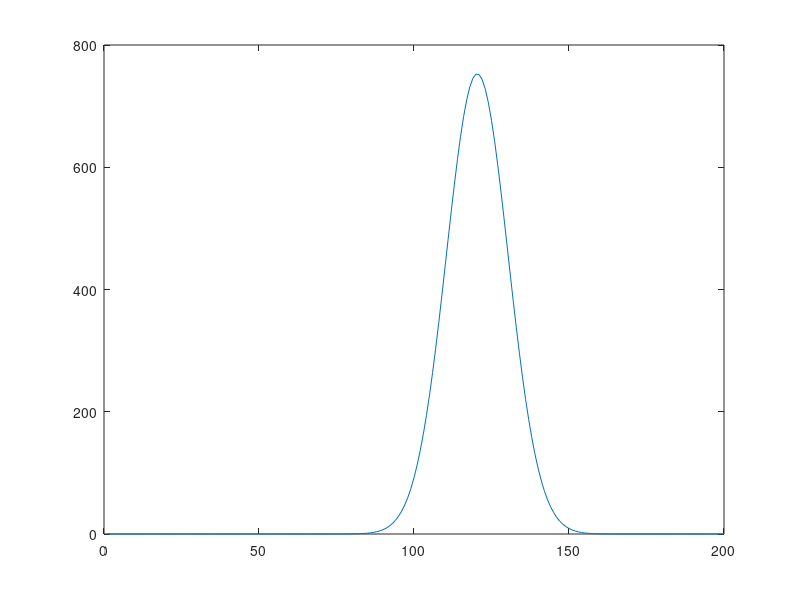
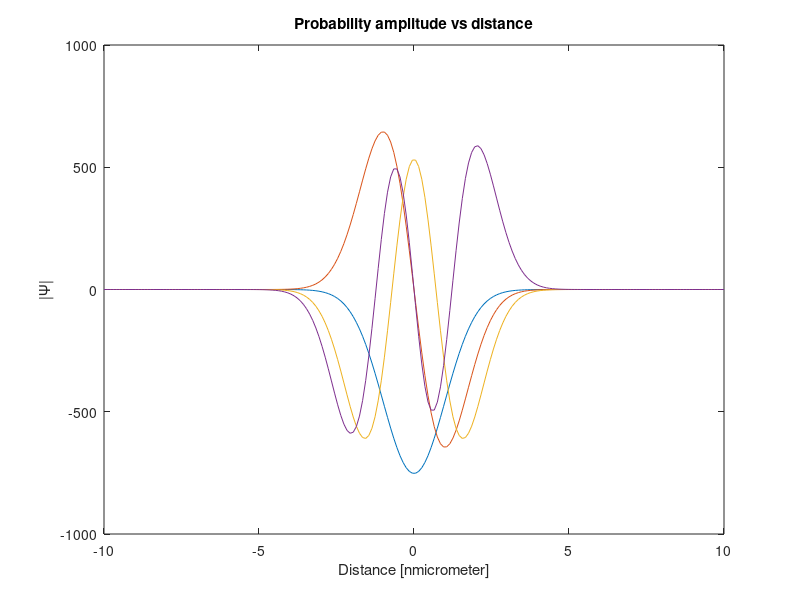
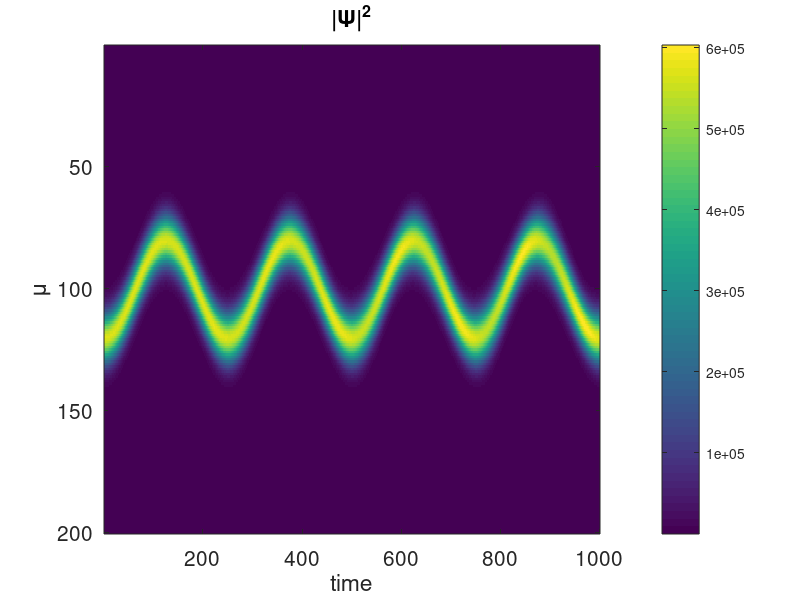

The MATLAB source for these figures, in order:
% part (a) of Anharmoni Oscillator
clc
clear all 
close all
%size of matrix
% Hamiltonian with eigen values
hbar=1; 
m=1; 
%size of matrix
N=200; 
% Maximum limit of potential zmax = 4*z_o
zmax=10e-6;
%Define axis of the potential in 1D
z=linspace(-zmax,zmax,N);
% Define Delta z
dz=2*zmax/N;
% Term other than potential in the hamiltonian
cz=hbar^2/(2*m*dz^2);
% wave length
omega=1e12;
% In the problem zo = hbar/(m*omega) = 1e-6 meter
zo = sqrt(hbar/(m*omega));
%Define Psi(0)
Psi0=exp(-((z-2*zo).^2)/(2*zo*zo));
SN= sum(conj(Psi0).*Psi0)*dz;
N0=1/sqrt(SN);
Psi0=N0*exp(-((z-2*zo).^2)/(2*zo*zo));
figure(1);
plot(Psi0);
%harmonic Oscillator potential
V=(m/2*omega^2)*z.^2; 
%figure(1);
%plot(z*1e6,V)
%xlabel('Distance z [micrometer]'); ylabel('Potential V [eV]')
%title('Anharmonic Oscillator Potential')

%anharmonic Oscillator harmiltonian
H=cz*(diag(2*ones(N,1))+diag(-1*ones(N-1,1),1)+diag(-1*ones(N-1,1),-1))+diag(V);

%eigen value and eigenvector
[A,B]= eigs(H,N,'sm');
A=A./sqrt(dz);
%probability amplitude plot
figure(2)
plot(z*1e6, (A(:,1:4)))
xlabel('Distance [nmicrometer]'); ylabel('|\Psi|')
title('Probability amplitude vs distance')

% Coefficents of Eigen vectors for c_j = Sum over all z (dz * eigen vector * Psi0) 
c     = dz*A'*Psi0';
% time has 10000 points
nt    = 1000;
% maximum time
tmax  = 8*pi/omega;
% define a zero matrix
xar   = zeros(N,nt);
for it = 1:nt
    % Define time matrix, it goes from t=0 to t=1094
    t       = (it-1)*tmax/(nt-1);
    %define matrix tar for time
    tar(it) = t;
    Psit       = 0*Psi0;
    % vary diffent value of mu and calculate x(t)
    for mu = 1:N
        v   = A(1:N,mu);
        E  = B(mu,mu);
        % summ of all the eigen vectors evolving in time
        % time evolution of eigen vectors and summation of cofficent * time evolving eigen vactors 
        Psit   = Psit + c(mu)*exp(i*E*t/hbar)*v;
    end
    % xar is all the vectors from time [0,1094]
    xar(1:N,it) = Psit(1:N);
end
% |Psit|^2
MP2= conj(xar).*xar;
figure(3)
imagesc(abs(MP2))
colorbar
set(gca,'FontSize',15);
axis tight
xlabel('time');
ylabel('\mu');
title('|\Psi|^2');









